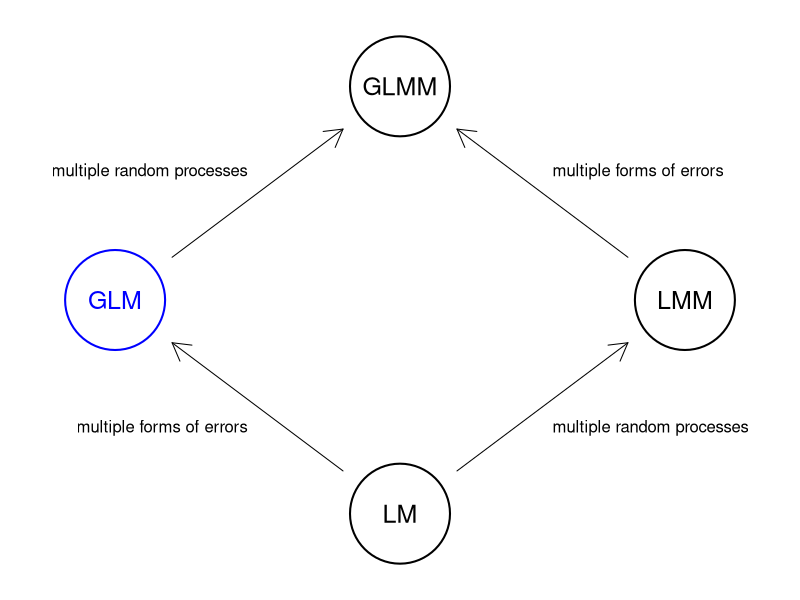
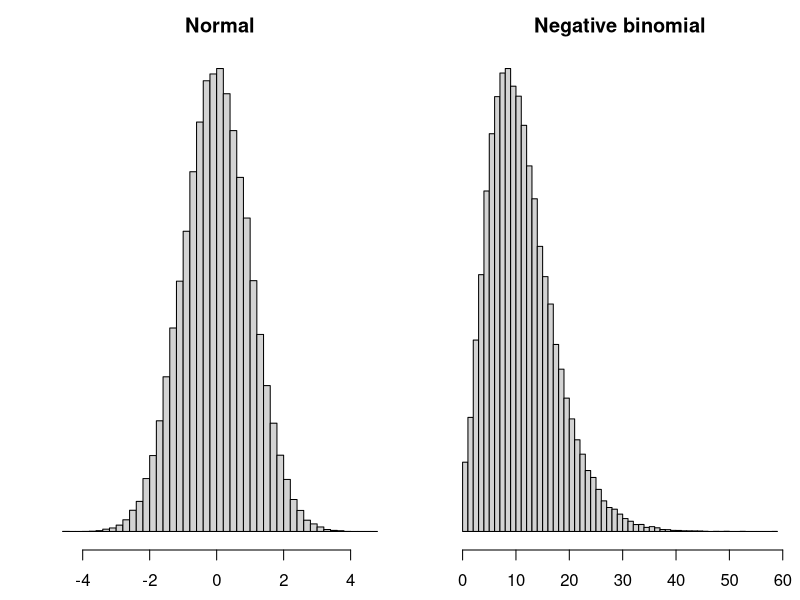

Write R code to recreate these figures, in order.
## ---- chunk 1
knitr::opts_chunk$set(echo = FALSE)
## ---- chunk 2
par(mai = rep(0, 4), omi = rep(0, 4), bg = NA)

## order: GLM, LM, GLMM, LMM
xx <- c(1, 2, 2, 3) * 10
yy <- c(2, 1, 3, 2) * 10

plot(c(7, 33), c(7, 33), type = "n", xlim = c(7, 33), ylim = c(7, 33),
     xaxt = "n", yaxt = "n", xlab = "", ylab = "",
     bty = "n")
symbols(xx, yy, circle = rep(2, 4), inches = 0.5, add = TRUE,
        lwd = 2, fg = c("blue", "black", "black", "black"), bg = "white")
text(xx, yy, c("GLM", "LM", "GLMM", "LMM"), cex = 1.5,
     col = c("blue", "black", "black", "black"))
## from LM to GLM
arrows(xx[2]-2, yy[2]+2, xx[1]+2, yy[1]-2, length = 0.2)
text(15, 14, "multiple forms of errors", pos = 2)
## from LM to LMM
arrows(xx[2]+2, yy[2]+2, xx[4]-2, yy[4]-2, length = 0.2)
text(25, 14, "multiple random processes", pos = 4)
## from GLM to GLMM
arrows(xx[1]+2, yy[1]+2, xx[3]-2, yy[3]-2, length = 0.2)
text(15, 26, "multiple random processes", pos = 2)
## from LMM to GLMM
arrows(xx[4]-2, yy[4]+2, xx[3]+2, yy[3]-2, length = 0.2)
text(25, 26, "multiple forms of errors", pos = 4)
## ---- chunk 3
par(mfrow = c(1, 2), mai = c(0.5, 0.5, 0.5, 0.1), omi = rep(0, 4), bg = NA)

hist(rnorm(1e5), breaks = 50,
     yaxt = "n", xlab = expression(epsilon), main = "Normal")

hist(rnbinom(1e5, 5, 0.3), breaks = 50,
     yaxt = "n", xlab = expression(epsilon), main = "Negative binomial")
## ---- chunk 4
